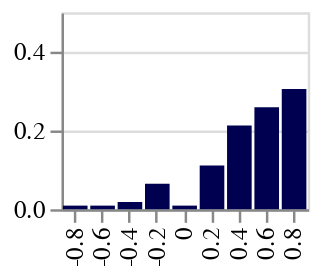

This figure's notebook cell:
### Code cell
second_chart

### Figure 1 — Vega-Lite specification as saved in the notebook (floating-point values rounded to 4 significant figures)
{"config": {"mark": {"color": "#000050"}, "title": {"font": "Avenir", "anchor": "end"}, "axis": {"labelFont": "Avenir", "titleFont": "Avenir"}, "headerColumn": {"labels": false}, "header": {"labelFont": "Avenir", "labelFontSize": 12, "titleFont": "Avenir"}, "legend": {"labelFont": "Avenir", "titleFont": "Avenir"}}, "data": {"name": "data-37650865c5a2e1bc6741053454343d27"}, "mark": "bar", "encoding": {"x": {"type": "ordinal", "field": "Correlation", "title": null}, "y": {"type": "quantitative", "field": "Count", "scale": {"domain": [0, 0.5]}, "title": null}}, "height": 80, "width": 100, "$schema": "https://vega.github.io/schema/vega-lite/v4.8.1.json", "datasets": {"data-37650865c5a2e1bc6741053454343d27": [{"Correlation": -0.8, "Count": 0.009259}, {"Correlation": -0.6, "Count": 0.009259}, {"Correlation": -0.4, "Count": 0.01852}, {"Correlation": -0.2, "Count": 0.06481}, {"Correlation": 0.0, "Count": 0.009259}, {"Correlation": 0.2, "Count": 0.1111}, {"Correlation": 0.4, "Count": 0.213}, {"Correlation": 0.6, "Count": 0.2593}, {"Correlation": 0.8, "Count": 0.3056}]}}
